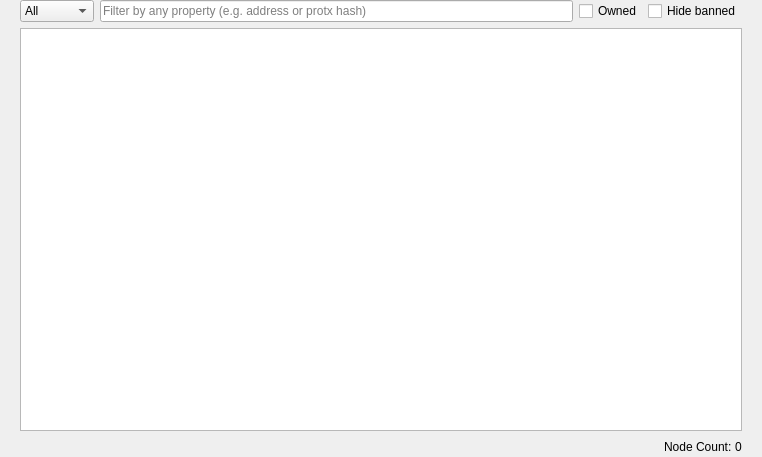
<?xml version="1.0" encoding="UTF-8"?>
<ui version="4.0">
 <class>MasternodeList</class>
 <widget class="QWidget" name="MasternodeList">
  <property name="geometry">
   <rect>
    <x>0</x>
    <y>0</y>
    <width>762</width>
    <height>457</height>
   </rect>
  </property>
  <property name="windowTitle">
   <string>Form</string>
  </property>
  <layout class="QVBoxLayout" name="topLayout">
   <property name="leftMargin">
    <number>20</number>
   </property>
   <property name="topMargin">
    <number>0</number>
   </property>
   <property name="rightMargin">
    <number>20</number>
   </property>
   <property name="bottomMargin">
    <number>0</number>
   </property>
   <item>
    <layout class="QVBoxLayout" name="verticalLayout">
     <property name="bottomMargin">
      <number>0</number>
     </property>
     <item>
      <layout class="QGridLayout" name="gridLayout_3">
       <item row="0" column="0">
        <layout class="QHBoxLayout" name="horizontalLayout_4">
         <property name="bottomMargin">
          <number>0</number>
         </property>
         <item>
          <widget class="QComboBox" name="comboBoxType">
           <property name="toolTip">
            <string>Filter by masternode type</string>
           </property>
           <item>
            <property name="text">
             <string>All</string>
            </property>
           </item>
           <item>
            <property name="text">
             <string>Regular</string>
            </property>
           </item>
           <item>
            <property name="text">
             <string>Evo</string>
            </property>
           </item>
          </widget>
         </item>
         <item>
          <widget class="QLineEdit" name="filterText">
           <property name="toolTip">
            <string>Filter masternode list</string>
           </property>
           <property name="placeholderText">
            <string>Filter by any property (e.g. address or protx hash)</string>
           </property>
          </widget>
         </item>
         <item>
          <widget class="QCheckBox" name="checkBoxOwned">
           <property name="toolTip">
            <string>Show only masternodes this wallet has keys for.</string>
           </property>
           <property name="text">
            <string>Owned</string>
           </property>
          </widget>
         </item>
         <item>
          <widget class="QCheckBox" name="checkBoxHideBanned">
           <property name="toolTip">
            <string>Hide masternodes that are currently PoSe banned.</string>
           </property>
           <property name="text">
            <string>Hide banned</string>
           </property>
           <property name="checked">
            <bool>false</bool>
           </property>
          </widget>
         </item>
        </layout>
       </item>
       <item row="1" column="0">
        <widget class="QTableView" name="tableViewMasternodes">
         <property name="editTriggers">
          <set>QAbstractItemView::NoEditTriggers</set>
         </property>
         <property name="alternatingRowColors">
          <bool>true</bool>
         </property>
         <property name="selectionMode">
          <enum>QAbstractItemView::SingleSelection</enum>
         </property>
         <property name="selectionBehavior">
          <enum>QAbstractItemView::SelectRows</enum>
         </property>
         <property name="sortingEnabled">
          <bool>true</bool>
         </property>
        </widget>
       </item>
       <item row="2" column="0">
        <layout class="QHBoxLayout" name="horizontalLayout_count">
         <property name="spacing">
          <number>3</number>
         </property>
         <item>
          <spacer name="horizontalSpacer_count">
           <property name="orientation">
            <enum>Qt::Horizontal</enum>
           </property>
           <property name="sizeHint" stdset="0">
            <size>
             <width>40</width>
             <height>20</height>
            </size>
           </property>
          </spacer>
         </item>
         <item>
          <widget class="QLabel" name="label_count">
           <property name="text">
            <string>Node Count:</string>
           </property>
          </widget>
         </item>
         <item>
          <widget class="QLabel" name="countLabel">
           <property name="text">
            <string notr="true">0</string>
           </property>
          </widget>
         </item>
        </layout>
       </item>
      </layout>
     </item>
    </layout>
   </item>
  </layout>
 </widget>
 <resources/>
 <connections/>
</ui>
